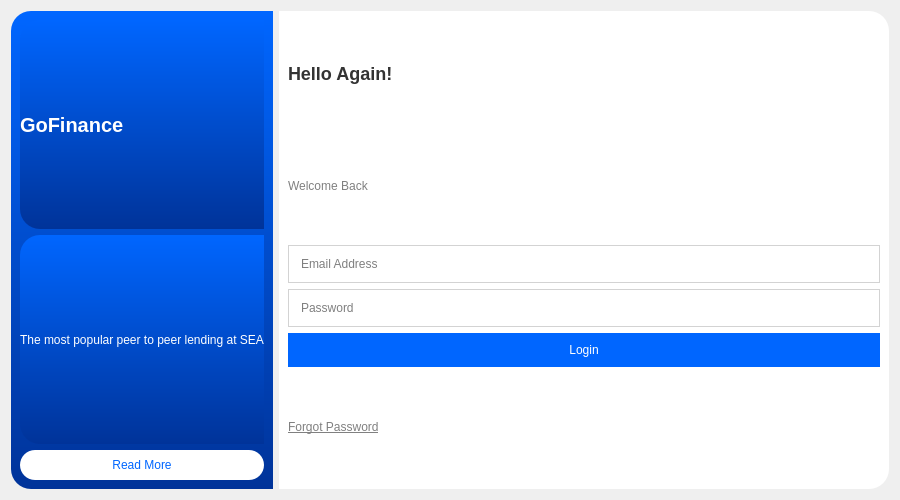
<?xml version="1.0" encoding="UTF-8"?>
<ui version="4.0">
 <class>LoginUI</class>
 <widget class="QWidget" name="LoginUI">
  <property name="geometry">
   <rect>
    <x>0</x>
    <y>0</y>
    <width>900</width>
    <height>500</height>
   </rect>
  </property>
  <property name="windowTitle">
   <string>Login - GoFinance</string>
  </property>
  <layout class="QHBoxLayout" name="mainLayout">
   <item>
    <widget class="QFrame" name="leftFrame">
     <property name="styleSheet">
      <string>background: qlineargradient(spread:pad, x1:0, y1:0, x2:0, y2:1, stop:0 #0066FF, stop:1 #003399); border-top-left-radius: 20px; border-bottom-left-radius: 20px;</string>
     </property>
     <layout class="QVBoxLayout" name="leftLayout">
      <item>
       <widget class="QLabel" name="title">
        <property name="text">
         <string>GoFinance</string>
        </property>
        <property name="styleSheet">
         <string>color: white; font-size: 20px; font-weight: bold;</string>
        </property>
       </widget>
      </item>
      <item>
       <widget class="QLabel" name="subtitle">
        <property name="text">
         <string>The most popular peer to peer lending at SEA</string>
        </property>
        <property name="styleSheet">
         <string>color: white; font-size: 12px;</string>
        </property>
       </widget>
      </item>
      <item>
       <widget class="QPushButton" name="readMoreBtn">
        <property name="text">
         <string>Read More</string>
        </property>
        <property name="styleSheet">
         <string>background-color: white; color: #0066FF; border-radius: 15px; padding: 8px;</string>
        </property>
       </widget>
      </item>
     </layout>
    </widget>
   </item>
   <item>
    <widget class="QFrame" name="rightFrame">
     <property name="styleSheet">
      <string>background: white; border-top-right-radius: 20px; border-bottom-right-radius: 20px;</string>
     </property>
     <layout class="QVBoxLayout" name="rightLayout">
      <item>
       <widget class="QLabel" name="helloLabel">
        <property name="text">
         <string>Hello Again!</string>
        </property>
        <property name="styleSheet">
         <string>color: #333; font-size: 18px; font-weight: bold;</string>
        </property>
       </widget>
      </item>
      <item>
       <widget class="QLabel" name="welcomeLabel">
        <property name="text">
         <string>Welcome Back</string>
        </property>
        <property name="styleSheet">
         <string>color: gray; font-size: 12px;</string>
        </property>
       </widget>
      </item>
      <item>
       <widget class="QLineEdit" name="emailInput">
        <property name="placeholderText">
         <string>Email Address</string>
        </property>
        <property name="styleSheet">
         <string>border: 1px solid lightgray; border-radius: 20px; padding: 10px;</string>
        </property>
       </widget>
      </item>
      <item>
       <widget class="QLineEdit" name="passwordInput">
        <property name="placeholderText">
         <string>Password</string>
        </property>
        <property name="echoMode">
         <enum>QLineEdit::Password</enum>
        </property>
        <property name="styleSheet">
         <string>border: 1px solid lightgray; border-radius: 20px; padding: 10px;</string>
        </property>
       </widget>
      </item>
      <item>
       <widget class="QPushButton" name="loginButton">
        <property name="text">
         <string>Login</string>
        </property>
        <property name="styleSheet">
         <string>background-color: #0066FF; color: white; border-radius: 20px; padding: 10px;</string>
        </property>
       </widget>
      </item>
      <item>
       <widget class="QLabel" name="forgotLabel">
        <property name="text">
         <string>Forgot Password</string>
        </property>
        <property name="styleSheet">
         <string>color: gray; text-decoration: underline; cursor: pointer;</string>
        </property>
       </widget>
      </item>
     </layout>
    </widget>
   </item>
  </layout>
 </widget>
 <resources/>
 <connections/>
</ui>
